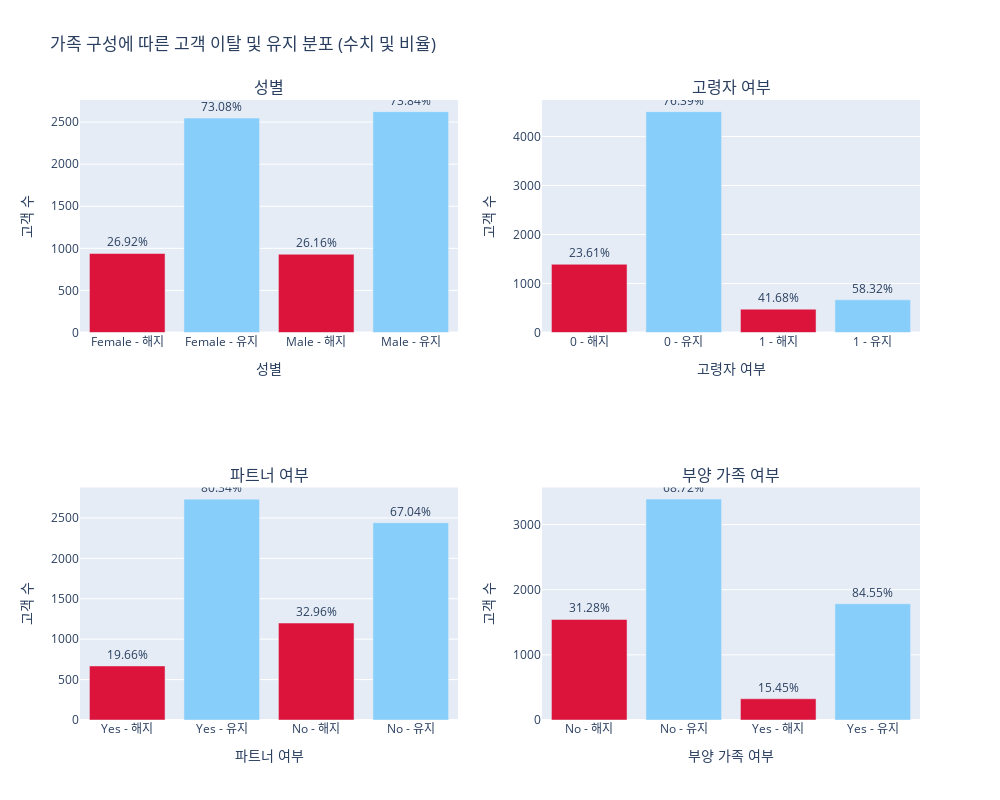

The notebook cell saved with this chart:
### Markdown cell above
## 가족 구성 탐색

### Code cell
# 성별, 고령자 여부, 파트너 여부, 부양 가족 여부 4개 필드를 churn 여부에 따라 분포를 2x2로 그래프로 표현하되, 각각의 count와 비율로 표기
fig = make_subplots(rows=2, cols=2, subplot_titles=("성별", "고령자 여부", "파트너 여부", "부양 가족 여부"))

fields = ['gender', 'SeniorCitizen', 'Partner', 'Dependents']
titles = ['성별', '고령자 여부', '파트너 여부', '부양 가족 여부']
for i, field in enumerate(fields):
    for value in df[field].unique():
        filtered_df = df[df[field] == value]
        churn_yes = filtered_df[filtered_df['Churn'] == 'Yes']
        churn_no = filtered_df[filtered_df['Churn'] == 'No']
        total = len(churn_yes) + len(churn_no)
        yes_percentage = (len(churn_yes) / total) * 100
        no_percentage = (len(churn_no) / total) * 100
        fig.add_trace(go.Bar(x=[f'{value} - 해지'], y=[len(churn_yes)], name='해지', marker_color='crimson', text=f'{yes_percentage:.2f}%'), row=(i//2)+1, col=(i%2)+1)
        fig.add_trace(go.Bar(x=[f'{value} - 유지'], y=[len(churn_no)], name='유지', marker_color='lightskyblue', text=f'{no_percentage:.2f}%'), row=(i//2)+1, col=(i%2)+1)
    fig.update_xaxes(title_text=titles[i], row=(i//2)+1, col=(i%2)+1)
    fig.update_yaxes(title_text="고객 수", row=(i//2)+1, col=(i%2)+1)
fig.update_traces(textposition='outside')
fig.update_layout(barmode='group', title_text='가족 구성에 따른 고객 이탈 및 유지 분포 (수치 및 비율)', height=800, width=1000, showlegend=False)

### Figure 1 — Plotly figure (JSON) as saved in the notebook; plotly's stock layout.template omitted (floating-point values rounded to 4 significant figures)
{"data": [{"marker": {"color": "crimson"}, "name": "해지", "text": "26.92%", "textposition": "outside", "type": "bar", "x": ["Female - 해지"], "xaxis": "x", "y": [939], "yaxis": "y"}, {"marker": {"color": "lightskyblue"}, "name": "유지", "text": "73.08%", "textposition": "outside", "type": "bar", "x": ["Female - 유지"], "xaxis": "x", "y": [2549], "yaxis": "y"}, {"marker": {"color": "crimson"}, "name": "해지", "text": "26.16%", "textposition": "outside", "type": "bar", "x": ["Male - 해지"], "xaxis": "x", "y": [930], "yaxis": "y"}, {"marker": {"color": "lightskyblue"}, "name": "유지", "text": "73.84%", "textposition": "outside", "type": "bar", "x": ["Male - 유지"], "xaxis": "x", "y": [2625], "yaxis": "y"}, {"marker": {"color": "crimson"}, "name": "해지", "text": "23.61%", "textposition": "outside", "type": "bar", "x": ["0 - 해지"], "xaxis": "x2", "y": [1393], "yaxis": "y2"}, {"marker": {"color": "lightskyblue"}, "name": "유지", "text": "76.39%", "textposition": "outside", "type": "bar", "x": ["0 - 유지"], "xaxis": "x2", "y": [4508], "yaxis": "y2"}, {"marker": {"color": "crimson"}, "name": "해지", "text": "41.68%", "textposition": "outside", "type": "bar", "x": ["1 - 해지"], "xaxis": "x2", "y": [476], "yaxis": "y2"}, {"marker": {"color": "lightskyblue"}, "name": "유지", "text": "58.32%", "textposition": "outside", "type": "bar", "x": ["1 - 유지"], "xaxis": "x2", "y": [666], "yaxis": "y2"}, {"marker": {"color": "crimson"}, "name": "해지", "text": "19.66%", "textposition": "outside", "type": "bar", "x": ["Yes - 해지"], "xaxis": "x3", "y": [669], "yaxis": "y3"}, {"marker": {"color": "lightskyblue"}, "name": "유지", "text": "80.34%", "textposition": "outside", "type": "bar", "x": ["Yes - 유지"], "xaxis": "x3", "y": [2733], "yaxis": "y3"}, {"marker": {"color": "crimson"}, "name": "해지", "text": "32.96%", "textposition": "outside", "type": "bar", "x": ["No - 해지"], "xaxis": "x3", "y": [1200], "yaxis": "y3"}, {"marker": {"color": "lightskyblue"}, "name": "유지", "text": "67.04%", "textposition": "outside", "type": "bar", "x": ["No - 유지"], "xaxis": "x3", "y": [2441], "yaxis": "y3"}, {"marker": {"color": "crimson"}, "name": "해지", "text": "31.28%", "textposition": "outside", "type": "bar", "x": ["No - 해지"], "xaxis": "x4", "y": [1543], "yaxis": "y4"}, {"marker": {"color": "lightskyblue"}, "name": "유지", "text": "68.72%", "textposition": "outside", "type": "bar", "x": ["No - 유지"], "xaxis": "x4", "y": [3390], "yaxis": "y4"}, {"marker": {"color": "crimson"}, "name": "해지", "text": "15.45%", "textposition": "outside", "type": "bar", "x": ["Yes - 해지"], "xaxis": "x4", "y": [326], "yaxis": "y4"}, {"marker": {"color": "lightskyblue"}, "name": "유지", "text": "84.55%", "textposition": "outside", "type": "bar", "x": ["Yes - 유지"], "xaxis": "x4", "y": [1784], "yaxis": "y4"}], "layout": {"annotations": [{"font": {"size": 16}, "showarrow": false, "text": "성별", "x": 0.225, "xanchor": "center", "xref": "paper", "y": 1, "yanchor": "bottom", "yref": "paper"}, {"font": {"size": 16}, "showarrow": false, "text": "고령자 여부", "x": 0.775, "xanchor": "center", "xref": "paper", "y": 1, "yanchor": "bottom", "yref": "paper"}, {"font": {"size": 16}, "showarrow": false, "text": "파트너 여부", "x": 0.225, "xanchor": "center", "xref": "paper", "y": 0.375, "yanchor": "bottom", "yref": "paper"}, {"font": {"size": 16}, "showarrow": false, "text": "부양 가족 여부", "x": 0.775, "xanchor": "center", "xref": "paper", "y": 0.375, "yanchor": "bottom", "yref": "paper"}], "barmode": "group", "height": 800, "showlegend": false, "title": {"text": "가족 구성에 따른 고객 이탈 및 유지 분포 (수치 및 비율)"}, "width": 1000, "xaxis": {"anchor": "y", "domain": [0, 0.45], "title": {"text": "성별"}}, "xaxis2": {"anchor": "y2", "domain": [0.55, 1], "title": {"text": "고령자 여부"}}, "xaxis3": {"anchor": "y3", "domain": [0, 0.45], "title": {"text": "파트너 여부"}}, "xaxis4": {"anchor": "y4", "domain": [0.55, 1], "title": {"text": "부양 가족 여부"}}, "yaxis": {"anchor": "x", "domain": [0.625, 1], "title": {"text": "고객 수"}}, "yaxis2": {"anchor": "x2", "domain": [0.625, 1], "title": {"text": "고객 수"}}, "yaxis3": {"anchor": "x3", "domain": [0, 0.375], "title": {"text": "고객 수"}}, "yaxis4": {"anchor": "x4", "domain": [0, 0.375], "title": {"text": "고객 수"}}}}
